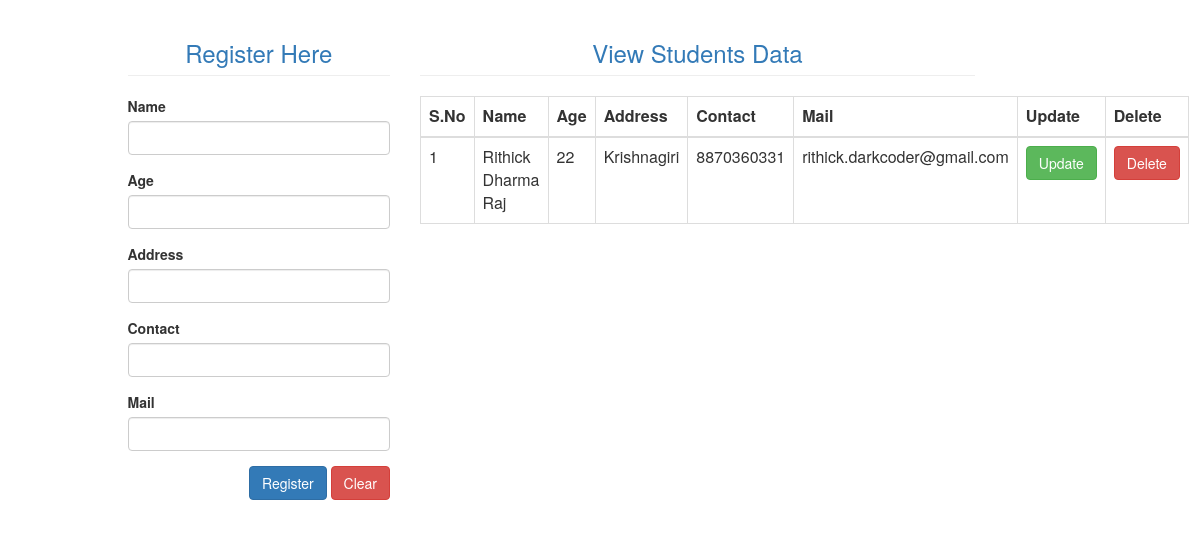
The app's page /, older data.
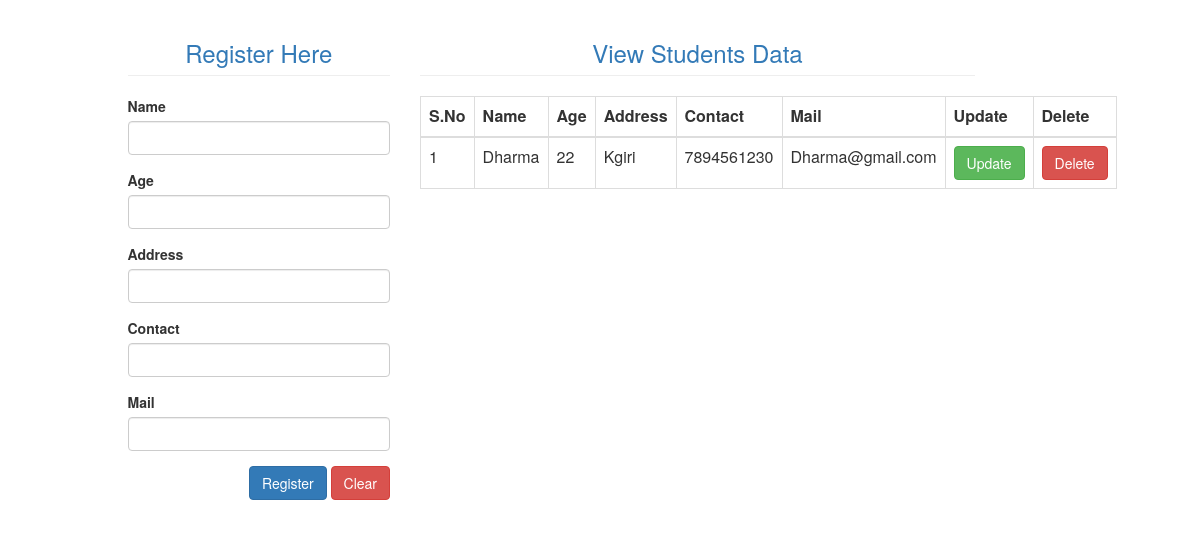
The same page, newer data.
### demo_app_1/models.py (models this page shows)
class students_data(models.Model):
    Name = models.CharField(max_length=20, default="")
    Age = models.IntegerField(default="")
    Address = models.CharField(max_length=20, default="")
    Contact = models.IntegerField(default="")
    Mail = models.CharField(max_length=20, default="")

### demo_app_1/views.py (the view)
# urls.py: 2. Add a URL to urlpatterns:  path('', views.home, name='home')
def home(request):
    mydata = students_data.objects.all()
    if mydata != '':
        return render(request, "home.html",{'mydata':mydata})
    else:
        return render(request, "home.html")

### templates/home.html (shortened to what this page needs)
<html>
    <head>
        {% load static %}
        <link rel="stylesheet" href="{% static 'css/style.css' %}">
        <link rel="stylesheet" href="{% static 'bootstrap/css/bootstrap.min.css' %}">
    </head>
    <body>
        <div class="container-fluid">
            <div class="col-md-offset-1 col-md-3">
                <form action="addData" method="POST" autocomplete="off">
                    <h3 class="page-header text-primary text-center">Register Here</h3>
                    <div class="form-group">
                        <label>Name</label>
                        <input type="text" name="name" class="form-control">
                    </div>
                    <div class="form-group">
                        <label>Age</label>
                        <input type="text" name="age" class="form-control">
                    </div>
                    <div class="form-group">
                        <label>Address</label>
                        <input type="text" name="address" class="form-control">
                    </div>
                    <div class="form-group">
                        <label>Contact</label>
                        <input type="text" name="contact" class="form-control">
                    </div>
                    <div class="form-group">
                        <label>Mail</label>
                        <input type="text" name="mail" class="form-control">
                    </div>
                    <div class="form-group pull-right">
                        <input type="submit" value="Register" class="btn btn-primary">
                        <input type="reset" value="Clear" class="btn btn-danger">
                    </div>
                </form>
            </div>
            {% if mydata %}
            <div class="col-md-6">
                <h3 class="page-header text-primary text-center">View Students Data</h3>
                <table class="table table-bordered">
                    <thead>
                        <tr>
                            <th>S.No</th>
                            <th>Name</th>
                            <th>Age</th>
                            <th>Address</th>
                            <th>Contact</th>
                            <th>Mail</th>
                            <th>Update</th>
                            <th>Delete</th>
                        </tr>
                    </thead>
                    {% for data in mydata %}
                        <tbody>
                            <tr>
                                <td>{{forloop.counter}}</td>
                                <td>{{data.Name}}</td>
                                <td>{{data.Age}}</td>
                                <td>{{data.Address}}</td>
                                <td>{{data.Contact}}</td>
                                <td>{{data.Mail}}</td>
                                <td><a class="btn btn-success" href="updateData/{{data.id}}">Update</a></td>
                                <td><a class="btn btn-danger" href="deleteData/{{data.id}}">Delete</a></td>
                            </tr>
                        </tbody>
                    {% endfor %}
                </table>
            </div>
            {% endif %}
        </div>
    </body>
</html>

Row changes from the older to the newer data that the page shows:
removed students_data: Name "Rithick Dharma Raj", Age "22", Address "Krishnagiri", Contact "8870360331", Mail "rithick.darkcoder@gmail.com"
added students_data: Name "Dharma", Age "22", Address "Kgiri", Contact "7894561230", Mail "Dharma@gmail.com"
